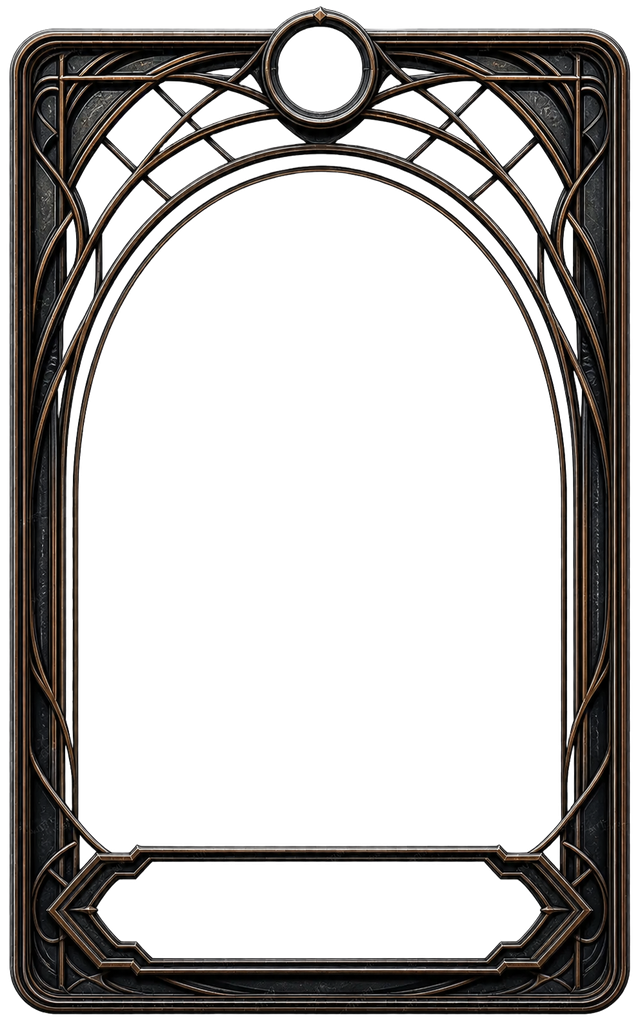
#> input picture experiments/staged_image/artifacts/one_star_hero_cards_20260828/proofs/frames/01_obsidian_orrery_transparent_640x1024.png, 640 x 1024 px
$ python build_revision_03_palette_options.py
#> lines starting #> are read from the running program, lines starting #| are printed output that depends on the picture
#> in build_palette, received is the input picture: PIL image 640x1024 RGBA; mean R, G, B, A 25.2, 22.8, 21.1, 89
### experiments/staged_image/artifacts/one_star_hero_cards_20260828/tools/build_revision_02.py
#!/usr/bin/env python3
"""Build the rank-color and portrait-layering revision proofs."""

from __future__ import annotations

import html
import json
from dataclasses import asdict, dataclass
from pathlib import Path

from PIL import Image, ImageChops, ImageDraw, ImageFilter, ImageOps

import build_proofs as base


ROOT = base.ROOT
PROOFS = ROOT / "proofs/revision_02"
REVIEW = ROOT / "review_revision_02"
DECISION = ROOT / "provenance/review_decision_20260828.json"
FRAME_PATH = ROOT / "proofs/frames/01_obsidian_orrery_transparent_640x1024.png"
NAMEPLATE_FRONT_Y = 832

Color = tuple[int, int, int]


@dataclass(frozen=True)
class RankStyle:
    stars: int
    border_shadow: Color
    border_mid: Color
    border_highlight: Color
    star_fill: Color
    star_highlight: Color
    star_outline: Color
    glow: Color
    tint_strength: float
    frame_glow_alpha: int
    star_glow_alpha: int


RANK_STYLES = (
    RankStyle(
        1,
        (18, 22, 29),
        (76, 86, 99),
        (173, 185, 197),
        (151, 166, 181),
        (231, 239, 244),
        (31, 38, 47),
        (132, 157, 181),
        0.58,
        18,
        34,
    ),
    RankStyle(
        2,
        (10, 30, 36),
        (50, 108, 120),
        (170, 229, 232),
        (82, 185, 199),
        (224, 255, 255),
        (20, 55, 61),
        (72, 190, 205),
        0.63,
        28,
        48,
    ),
    RankStyle(
        3,
        (8, 29, 53),
        (42, 103, 168),
        (166, 220, 255),
        (65, 157, 231),
        (217, 244, 255),
        (17, 45, 83),
        (55, 145, 235),
        0.68,
        38,
        62,
    ),
    RankStyle(
        4,
        (31, 18, 57),
        (105, 72, 159),
        (220, 193, 255),
        (157, 108, 224),
        (239, 223, 255),
        (55, 29, 82),
        (146, 91, 226),
        0.72,
        48,
        78,
    ),
    RankStyle(
        5,
        (61, 23, 29),
        (163, 65, 68),
        (255, 192, 157),
        (229, 108, 77),
        (255, 226, 194),
        (82, 32, 26),
        (228, 88, 70),
        0.76,
        58,
        94,
    ),
    RankStyle(
        6,
        (66, 45, 11),
        (188, 129, 36),
        (255, 228, 138),
        (241, 180, 60),
        (255, 244, 184),
        (79, 51, 10),
        (244, 174, 45),
        0.82,
        68,
        112,
    ),
    RankStyle(
        7,
        (68, 57, 17),
        (229, 192, 79),
        (255, 255, 239),
        (255, 226, 112),
        (255, 255, 246),
        (84, 62, 8),
        (255, 225, 114),
        0.88,
        80,
        138,
    ),
)

STYLE_BY_STARS = {style.stars: style for style in RANK_STYLES}
HERO_SUBJECTS = tuple(subject for subject in base.SUBJECTS if subject.key != "warden")


def tint_frame(source: Image.Image, style: RankStyle) -> Image.Image:
    frame = source.convert("RGBA")
    alpha = frame.getchannel("A")
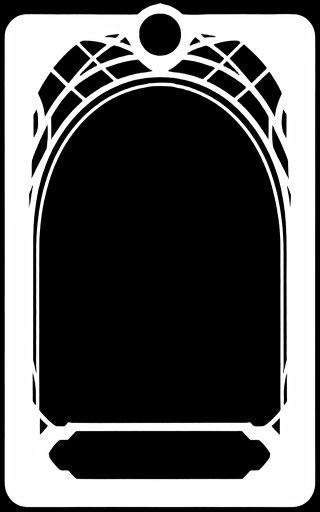
#> alpha: PIL image 640x1024 L (shown at 1/2 size); min 0, max 255, mean 89
    grayscale = ImageOps.grayscale(frame)
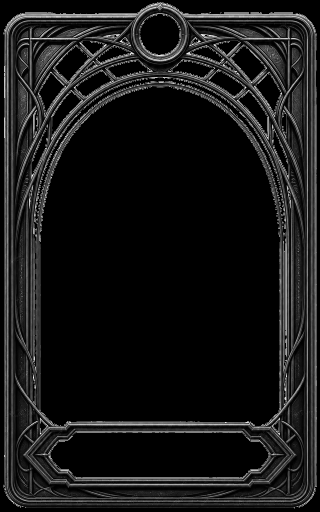
#> grayscale: PIL image 640x1024 L (shown at 1/2 size); min 0, max 255, mean 23.3
    graded = ImageOps.colorize(
        grayscale,
        black=style.border_shadow,
        mid=style.border_mid,
        white=style.border_highlight,
    )
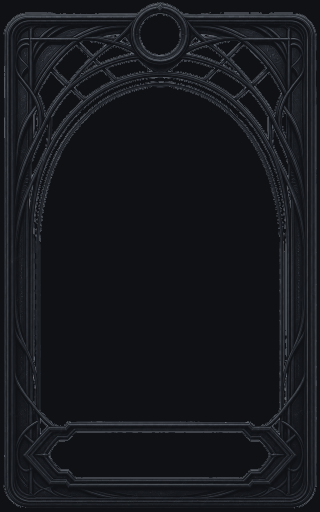
#> graded: PIL image 640x1024 RGB (shown at 1/2 size); mean R, G, B 22.1, 24.5, 29
    mixed = Image.blend(frame.convert("RGB"), graded, style.tint_strength)
    result = mixed.convert("RGBA")
    result.putalpha(alpha)
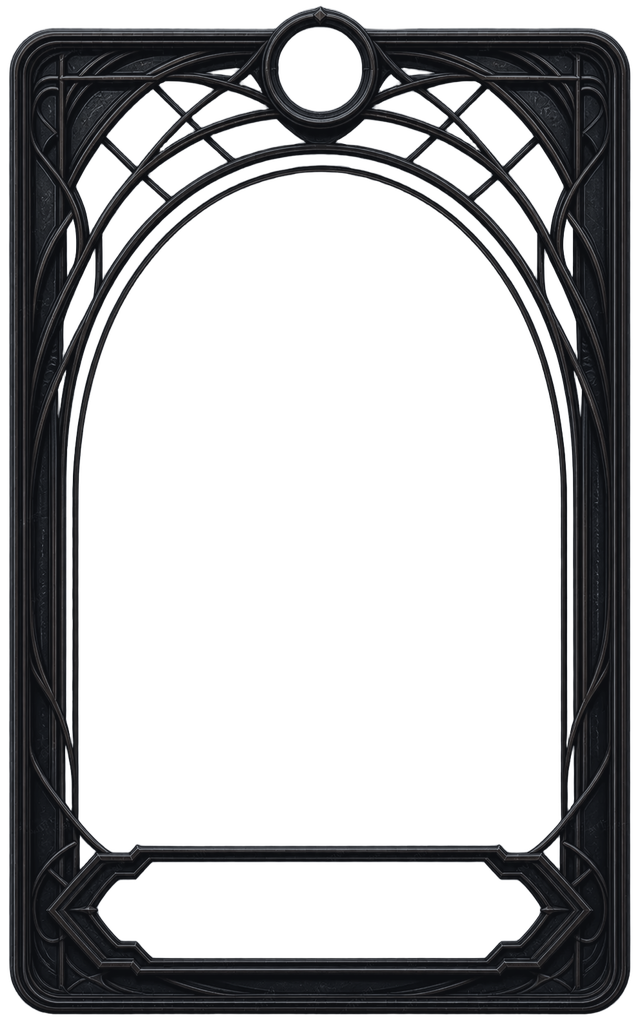
#> result: PIL image 640x1024 RGBA; mean R, G, B, A 22.3, 23.4, 27.3, 89; transparent parts drawn white
    return result


# [537 lines left out: functions frame_glow, nameplate_foreground, draw_rank_stars, nonzero_overlap, render_rank_card, prepare_rank_frames and 7 more, not called in this run]


# [2 lines that do not run on import are left out]

### experiments/staged_image/artifacts/one_star_hero_cards_20260828/tools/build_proofs.py
#!/usr/bin/env python3
"""Build deterministic One-Star hero-card visual proofs from frozen inputs."""

from __future__ import annotations

import hashlib
import html
import json
import math
from dataclasses import dataclass
from pathlib import Path
from typing import Literal

from PIL import Image, ImageDraw, ImageFilter, ImageFont, ImageOps


ROOT = Path(__file__).resolve().parents[1]
WORKSPACE = ROOT.parents[3]
VISUALS = WORKSPACE / "app/storage/stories/one_star_ascension_s1/visual-references"
SERIF = Path("/usr/share/fonts/truetype/dejavu/DejaVuSerif.ttf")
SERIF_BOLD = Path("/usr/share/fonts/truetype/dejavu/DejaVuSerif-Bold.ttf")
SANS = Path("/usr/share/fonts/truetype/dejavu/DejaVuSans.ttf")
SANS_BOLD = Path("/usr/share/fonts/truetype/dejavu/DejaVuSans-Bold.ttf")

CARD_SIZE = (640, 1024)
PORTRAIT_BOX = (70, 135, 570, 842)
NAME_BOX = (108, 872, 532, 959)

Method = Literal["neutral", "locked", "generated"]


@dataclass(frozen=True)
class Subject:
    key: str
    display_name: str
    stars: int
    neutral: Path
    locked: Path
    generated: Path
    neutral_crop_fraction: float = 0.62
    locked_note: str = "Reviewed locked reference"


SUBJECTS = (
    Subject(
        key="renna",
        display_name="Renna Holt",
        stars=1,
        neutral=VISUALS / "vn-sprites/renna_holt/neutral.png",
        locked=VISUALS / "locked/renna_holt/facial_zoom.png",
        generated=ROOT / "generated_raw/portraits/renna_reference_guided_rgba.png",
    ),
    Subject(
        key="warden",
        display_name="Warden of the Eighth",
        stars=5,
        neutral=VISUALS / "vn-sprites/warden_of_the_eighth/neutral.png",
        locked=VISUALS / "warden_of_the_eighth.webp",
        generated=ROOT / "generated_raw/portraits/warden_reference_guided_rgba.png",
        neutral_crop_fraction=0.76,
        locked_note="Reviewed nonhuman identity reference",
    ),
    Subject(
        key="halcyon",
        display_name="Halcyon",
        stars=6,
        neutral=VISUALS / "vn-sprites/halcyon_of_the_gilded_march/neutral.png",
        locked=VISUALS / "locked/halcyon_of_the_gilded_march/facial_zoom.png",
        generated=ROOT / "generated_raw/portraits/halcyon_reference_guided_rgba.png",
    ),
    Subject(
        key="veiled_feminine",
        display_name="Identity Veiled",
        stars=1,
        neutral=VISUALS / "vn-sprites/veiled_feminine/neutral.png",
        locked=VISUALS / "vn-sprites/veiled_feminine/neutral.png",
        generated=ROOT
        / "generated_raw/portraits/veiled_feminine_reference_guided_rgba.png",
        neutral_crop_fraction=0.66,
        locked_note="No independent portrait; neutral generic remains locked",
    ),
    Subject(
        key="veiled_masculine",
        display_name="Identity Veiled",
        stars=1,
        neutral=VISUALS / "vn-sprites/veiled_masculine/neutral.png",
        locked=VISUALS / "vn-sprites/veiled_masculine/neutral.png",
        generated=ROOT
        / "generated_raw/portraits/veiled_masculine_reference_guided_rgba.png",
        neutral_crop_fraction=0.66,
        locked_note="No independent portrait; neutral generic remains locked",
    ),
)

FRAME_SOURCES = (
    (
        "obsidian_orrery",
        "Obsidian Orrery",
        ROOT / "generated_raw/frames/01_obsidian_orrery_birefnet_rgba.png",
    ),
    (
        "frostbound_archive",
        "Frostbound Archive",
        ROOT / "generated_raw/frames/02_frostbound_archive_birefnet_rgba.png",
    ),
    (
        "ashen_crown",
        "Ashen Crown",
        ROOT / "generated_raw/frames/03_ashen_crown_birefnet_rgba.png",
    ),
)


# [6 lines left out: function sha256, not called in this run]


def font(path: Path, size: int) -> ImageFont.FreeTypeFont:
    return ImageFont.truetype(str(path), size=size)


def text_size(draw: ImageDraw.ImageDraw, value: str, face: ImageFont.ImageFont) -> tuple[int, int]:
    left, top, right, bottom = draw.textbbox((0, 0), value, font=face)
    return right - left, bottom - top


# [54 lines left out: functions gradient, prepare_frames, card_plate, threshold_bbox, not called in this run]


def place_portrait(subject: Subject, method: Method) -> Image.Image:
    path = {
        "neutral": subject.neutral,
        "locked": subject.locked,
        "generated": subject.generated,
    }[method]
    with Image.open(path) as received:
        original = received.convert("RGBA")
    target_width = PORTRAIT_BOX[2] - PORTRAIT_BOX[0]
    target_height = PORTRAIT_BOX[3] - PORTRAIT_BOX[1]
    target = Image.new("RGBA", (target_width, target_height), (0, 0, 0, 0))

    if method == "locked" and subject.key not in {
        "veiled_feminine",
        "veiled_masculine",
    }:
        fitted = ImageOps.fit(
            original.convert("RGB"),
            (target_width, target_height),
            method=Image.Resampling.LANCZOS,
            centering=(0.5, 0.33),
        ).convert("RGBA")
        target.alpha_composite(fitted)
        return target

    bbox = threshold_bbox(original)
    if method == "neutral":
        x0, y0, x1, y1 = bbox
        y1 = max(y0 + 1, round(y0 + (y1 - y0) * subject.neutral_crop_fraction))
        bbox = (x0, y0, x1, y1)
    cropped = original.crop(bbox)
    scale = min(target_width / cropped.width, target_height / cropped.height)
    if subject.key == "warden":
        scale = min(scale * 1.03, target_width / cropped.width, target_height / cropped.height)
    resized = cropped.resize(
        (max(1, round(cropped.width * scale)), max(1, round(cropped.height * scale))),
        Image.Resampling.LANCZOS,
    )
    x = (target_width - resized.width) // 2
    y = target_height - resized.height
    if method == "generated":
        y = min(y, 18)
    target.alpha_composite(resized, (x, y))
    return target


def portrait_layer(subject: Subject, method: Method) -> Image.Image:
#> called with method = 'generated'
    layer = Image.new("RGBA", CARD_SIZE, (0, 0, 0, 0))
#> layer: PIL image 640x1024 RGBA; every value is 0
    portrait = place_portrait(subject, method)
    layer.alpha_composite(portrait, (PORTRAIT_BOX[0], PORTRAIT_BOX[1]))
    fade_height = 155
    fade = Image.new("RGBA", (PORTRAIT_BOX[2] - PORTRAIT_BOX[0], fade_height))
    fade_draw = ImageDraw.Draw(fade)
    for y in range(fade_height):
        alpha = round(205 * (y / max(1, fade_height - 1)) ** 1.7)
        fade_draw.line((0, y, fade.width, y), fill=(2, 4, 10, alpha))
    layer.alpha_composite(fade, (PORTRAIT_BOX[0], PORTRAIT_BOX[3] - fade_height))
    return layer


# [473 lines left out: functions star_points, draw_stars, name_lines, draw_name, draw_niflheim_emblem, render_card and 11 more, not called in this run]


# [2 lines that do not run on import are left out]

### experiments/staged_image/artifacts/one_star_hero_cards_20260828/tools/build_revision_03_palette_options.py
#!/usr/bin/env python3
"""Build restrained rank-palette options from the frozen Revision 02 layout."""

from __future__ import annotations

import html
import json
import textwrap
from dataclasses import asdict, dataclass
from pathlib import Path

from PIL import Image, ImageDraw, ImageOps

import build_proofs as base
import build_revision_02 as revision_02


ROOT = base.ROOT
PROOFS = ROOT / "proofs/revision_03_palette_options"
REVIEW = ROOT / "review_revision_03_palette_options"
DECISION = ROOT / "provenance/review_decision_palette_options_20260828.json"
FRAME_PATH = ROOT / "proofs/frames/01_obsidian_orrery_transparent_640x1024.png"
SUBJECT = next(subject for subject in base.SUBJECTS if subject.key == "renna")


@dataclass(frozen=True)
class PaletteOption:
    key: str
    label: str
    summary: str
    styles: tuple[revision_02.RankStyle, ...]


def rank_style(
    stars: int,
    border_shadow: tuple[int, int, int],
    border_mid: tuple[int, int, int],
    border_highlight: tuple[int, int, int],
    star_fill: tuple[int, int, int],
    star_highlight: tuple[int, int, int],
    star_outline: tuple[int, int, int],
    glow: tuple[int, int, int],
    tint_strength: float,
    frame_glow_alpha: int,
    star_glow_alpha: int,
) -> revision_02.RankStyle:
    return revision_02.RankStyle(
        stars=stars,
        border_shadow=border_shadow,
        border_mid=border_mid,
        border_highlight=border_highlight,
        star_fill=star_fill,
        star_highlight=star_highlight,
        star_outline=star_outline,
        glow=glow,
        tint_strength=tint_strength,
        frame_glow_alpha=frame_glow_alpha,
        star_glow_alpha=star_glow_alpha,
    )


PALETTES = (
    PaletteOption(
        key="a_tonal_steel",
        label="OPTION A — TONAL STEEL",
        summary="No hue ladder; neutral metal becomes brighter and more luminous",
        styles=(
            rank_style(1, (15, 17, 21), (51, 55, 62), (112, 118, 126), (119, 125, 133), (194, 199, 205), (28, 31, 36), (132, 139, 147), 0.82, 8, 22),
            rank_style(2, (16, 18, 22), (59, 63, 70), (128, 134, 142), (135, 141, 149), (206, 211, 216), (30, 33, 38), (139, 146, 154), 0.82, 14, 30),
            rank_style(3, (17, 19, 23), (68, 72, 79), (145, 151, 159), (151, 157, 165), (216, 221, 226), (32, 35, 40), (146, 153, 161), 0.82, 21, 40),
            rank_style(4, (18, 20, 24), (77, 81, 88), (163, 169, 177), (168, 174, 182), (226, 231, 235), (34, 37, 42), (153, 160, 168), 0.82, 29, 52),
            rank_style(5, (19, 21, 25), (88, 92, 99), (182, 188, 196), (186, 192, 200), (235, 239, 242), (36, 39, 44), (160, 167, 175), 0.82, 39, 67),
            rank_style(6, (20, 22, 26), (101, 105, 112), (207, 213, 221), (209, 215, 223), (244, 247, 249), (38, 41, 46), (169, 176, 184), 0.82, 51, 86),
            rank_style(7, (22, 24, 28), (118, 122, 129), (235, 240, 246), (235, 240, 246), (255, 255, 255), (41, 44, 49), (181, 188, 196), 0.82, 66, 112),
        ),
    ),
    PaletteOption(
        key="b_obsidian_gold",
        label="OPTION B — OBSIDIAN + GOLD",
        summary="One warm metal family; the original dark frame gains restrained gold",
        styles=(
            rank_style(1, (18, 16, 14), (58, 50, 43), (126, 116, 101), (137, 111, 70), (202, 181, 143), (45, 35, 23), (151, 119, 66), 0.36, 6, 20),
            rank_style(2, (19, 17, 14), (66, 56, 45), (141, 127, 106), (153, 124, 72), (216, 193, 149), (49, 38, 23), (160, 126, 66), 0.39, 11, 28),
            rank_style(3, (20, 18, 14), (74, 62, 46), (157, 139, 109), (169, 137, 75), (228, 204, 154), (53, 41, 23), (169, 133, 65), 0.42, 17, 38),
            rank_style(4, (21, 18, 14), (83, 68, 47), (176, 153, 111), (187, 151, 78), (238, 215, 163), (57, 43, 22), (179, 141, 65), 0.45, 24, 50),
            rank_style(5, (22, 19, 14), (94, 75, 47), (198, 170, 116), (206, 166, 82), (246, 225, 174), (62, 47, 21), (192, 151, 66), 0.48, 33, 65),
            rank_style(6, (23, 20, 14), (108, 84, 46), (224, 193, 128), (228, 185, 91), (252, 236, 193), (68, 51, 20), (210, 166, 71), 0.52, 44, 84),
            rank_style(7, (24, 21, 14), (124, 95, 46), (249, 224, 163), (249, 216, 125), (255, 249, 222), (74, 55, 19), (231, 192, 91), 0.56, 58, 108),
        ),
    ),
    PaletteOption(
        key="c_cold_niflheim",
        label="OPTION C — COLD NIFLHEIM STEEL",
        summary="One blue-black metal family; saturation stays low while frost-light rises",
        styles=(
            rank_style(1, (12, 18, 24), (43, 55, 65), (113, 128, 138), (105, 125, 136), (188, 207, 215), (25, 35, 42), (91, 137, 151), 0.64, 9, 23),
            rank_style(2, (12, 19, 25), (48, 63, 73), (126, 144, 154), (115, 139, 151), (198, 220, 227), (26, 38, 45), (93, 143, 158), 0.66, 15, 32),
            rank_style(3, (12, 20, 27), (54, 72, 83), (140, 161, 171), (126, 154, 167), (208, 231, 237), (27, 41, 49), (95, 149, 165), 0.68, 22, 43),
            rank_style(4, (12, 21, 28), (61, 82, 94), (156, 180, 190), (139, 170, 184), (217, 239, 244), (28, 44, 53), (98, 156, 172), 0.70, 30, 56),
            rank_style(5, (13, 22, 29), (69, 94, 107), (175, 201, 211), (155, 188, 201), (227, 247, 250), (29, 47, 57), (102, 164, 180), 0.72, 40, 71),
            rank_style(6, (13, 23, 30), (79, 108, 121), (197, 224, 233), (175, 211, 222), (237, 253, 255), (31, 51, 61), (108, 174, 190), 0.75, 52, 90),
            rank_style(7, (14, 24, 31), (92, 126, 140), (224, 247, 252), (205, 238, 245), (255, 255, 255), (33, 56, 67), (118, 188, 202), 0.78, 68, 116),
        ),
    ),
)


# [10 lines left out: function centered_text, not called in this run]


def render_card(
    style: revision_02.RankStyle,
    frame: Image.Image,
) -> tuple[Image.Image, dict[str, object]]:
    portrait = base.portrait_layer(SUBJECT, "generated")
    nameplate = revision_02.nameplate_foreground(frame)
    stars = Image.new("RGBA", base.CARD_SIZE, (0, 0, 0, 0))
    revision_02.draw_rank_stars(stars, style)
    interface = Image.new("RGBA", base.CARD_SIZE, (0, 0, 0, 0))
    name_meta = base.draw_name(interface, SUBJECT.display_name)
    base.draw_niflheim_emblem(interface)

    card = base.card_plate()
    card = Image.alpha_composite(card, revision_02.frame_glow(frame, style))
    card = Image.alpha_composite(card, frame)
    card = Image.alpha_composite(card, portrait)
    card = Image.alpha_composite(card, nameplate)
    card = Image.alpha_composite(card, stars)
    card = Image.alpha_composite(card, interface)
    return card, {
        "display_name": SUBJECT.display_name,
        "subject": SUBJECT.key,
        "star_count": style.stars,
        "portrait_method": "generated_bust_plus_matte",
        "name_lines": name_meta["lines"],
        "name_font_size": name_meta["font_size"],
        "layer_order": [
            "card_plate",
            "rank_glow",
            "rank_frame_border",
            "generated_bust",
            "nameplate_foreground",
            "vector_stars",
            "name_and_emblem",
        ],
        "overlap_pixels": {
            "bust_and_border": revision_02.nonzero_overlap(
                portrait.getchannel("A"), frame.getchannel("A")
            ),
            "bust_and_nameplate": revision_02.nonzero_overlap(
                portrait.getchannel("A"), nameplate.getchannel("A")
            ),
            "bust_and_stars": revision_02.nonzero_overlap(
                portrait.getchannel("A"), stars.getchannel("A")
            ),
        },
    }


def build_palette(option: PaletteOption) -> list[dict[str, object]]:
    option_root = PROOFS / option.key
    frame_dir = option_root / "frames"
    card_dir = option_root / "cards"
    frame_dir.mkdir(parents=True, exist_ok=True)
    card_dir.mkdir(parents=True, exist_ok=True)
    with Image.open(FRAME_PATH) as received:
        source_frame = received.convert("RGBA")

    records: list[dict[str, object]] = []
    for style in option.styles:
        frame = revision_02.tint_frame(source_frame, style)
        frame_path = frame_dir / f"rank_{style.stars}_frame_rgba.png"
        frame.save(frame_path, format="PNG", optimize=True)
        card, metadata = render_card(style, frame)
        card_path = card_dir / f"renna_rank_{style.stars}.png"
        card.save(card_path, format="PNG", optimize=True)
        metadata.update(
            {
                "option": option.key,
                "artifact": card_path.relative_to(ROOT).as_posix(),
                "sha256": base.sha256(card_path),
                "frame_artifact": frame_path.relative_to(ROOT).as_posix(),
                "frame_sha256": base.sha256(frame_path),
                "style": asdict(style),
            }
        )
        records.append(metadata)
    return records


# [246 lines left out: functions palette_slide, all_options_comparison, board_scale_comparison, contact_sheet, write_review_files, not called in this run]


def main() -> None:
    PROOFS.mkdir(parents=True, exist_ok=True)
    REVIEW.mkdir(parents=True, exist_ok=True)
    option_records: dict[str, list[dict[str, object]]] = {}
    review_paths: list[Path] = []
    for index, option in enumerate(PALETTES, start=1):
        records = build_palette(option)
        option_records[option.key] = records
        review_paths.append(palette_slide(option, records, index))
    comparison = all_options_comparison(option_records)
    review_paths.append(comparison)
    board_proof, board_review = board_scale_comparison(option_records)
    review_paths.append(board_review)
    contact = contact_sheet(review_paths)
    review_paths.append(contact)
    start, index = write_review_files(review_paths)

    manifest = {
        "schema_version": 3,
        "revision": "03_palette_options",
        "status": "review_ready",
        "review_decision": {
            "artifact": DECISION.relative_to(ROOT).as_posix(),
            "sha256": base.sha256(DECISION),
        },
        "frozen_invariants": {
            "portrait": "generated_bust_plus_matte",
            "frame": "Obsidian Orrery geometry",
            "layer_order": [
                "card_plate",
                "rank_glow",
                "rank_frame_border",
                "generated_bust",
                "nameplate_foreground",
                "vector_stars",
                "name_and_emblem",
            ],
            "excluded_card_subjects": ["warden_of_the_eighth"],
        },
        "options": [
            {
                "key": option.key,
                "label": option.label,
                "summary": option.summary,
                "cards": option_records[option.key],
            }
            for option in PALETTES
        ],
        "board_scale_proof": {
            "artifact": board_proof.relative_to(ROOT).as_posix(),
            "review_artifact": board_review.relative_to(ROOT).as_posix(),
            "dimensions": [1024, 576],
            "sha256": base.sha256(board_proof),
        },
        "review": [path.relative_to(ROOT).as_posix() for path in review_paths],
        "review_start": start.relative_to(ROOT).as_posix(),
        "review_html": index.relative_to(ROOT).as_posix(),
    }
    manifest_path = ROOT / "revision_03_palette_options_manifest.json"
    manifest_path.write_text(
        json.dumps(manifest, indent=2, sort_keys=True) + "\n",
        encoding="utf-8",
    )
    print(manifest_path)
    print(index)
    print(board_proof)


if __name__ == "__main__":
#> (the run stopped early here; a loop or call above may not have finished)
